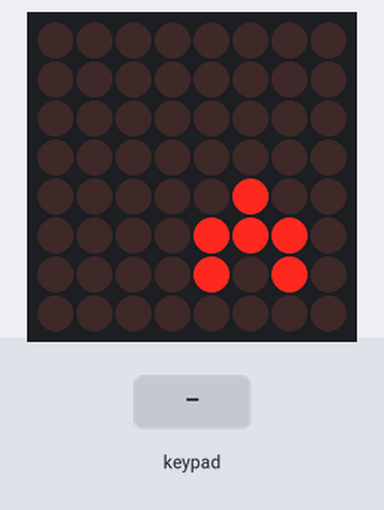
This sketch was run on a simulated Arduino Uno, built with avr-gcc and run on an emulated ATmega328P. On the bench: 8×8 LED matrix. The test bench sets the inputs (shaded band).

Above: at 1.2 s.
1.3 s: keypad keys 9 8 7 6 pressed 0.4 s apart
At 3.1 s:
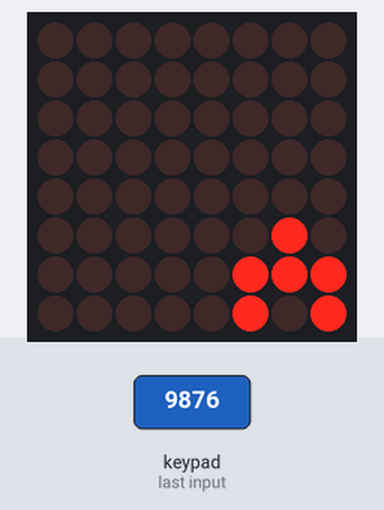
5.9 s: key '2' pressed
At 6.7 s:
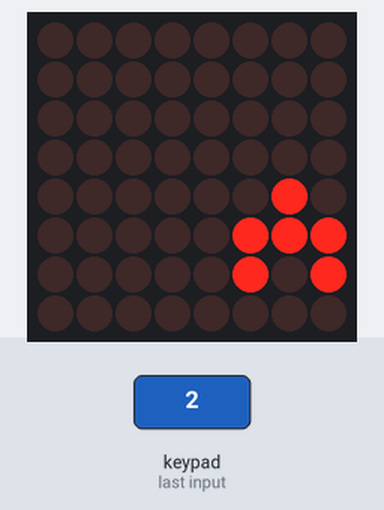
7.4 s: keypad keys 5 4 3 2 pressed 0.4 s apart
At 9.2 s:
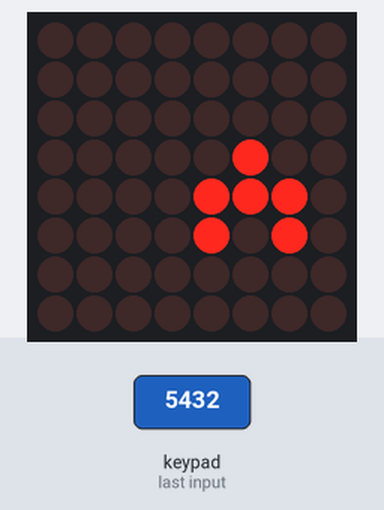
12.0 s: key '4' pressed
At 12.5 s:
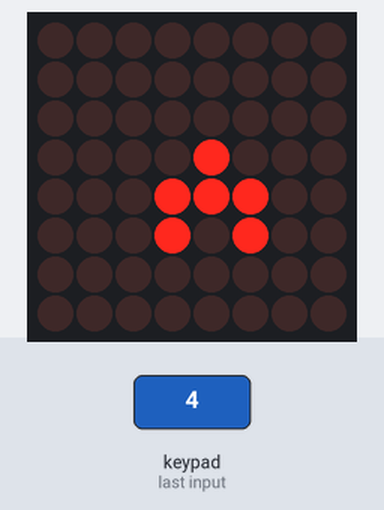
15.0 s: keypad keys 9 8 7 6 * pressed 0.4 s apart
At 16.0 s:
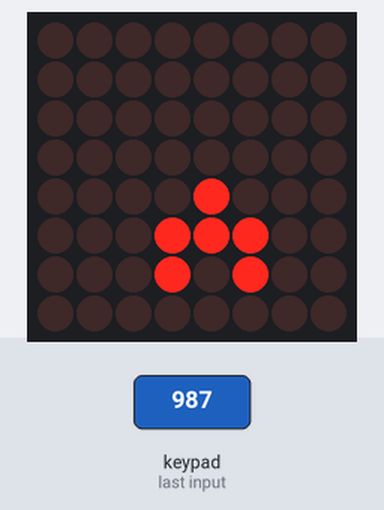
Timing chart, 0 to 18.0 s (numbered marks = the images above; inputs shaded):
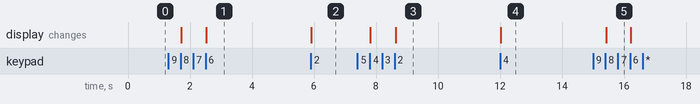

The sketch:

Ejercicio23_Matrix8x8Teclado4x4.ino
```cpp
#include <MaxMatrix.h>
#include <Keypad.h>

const byte FILAS = 4; //Filas
const byte COLUMNAS = 4; //Columnas

int data = 11;
int load = 12;
int clock = 13;
int maxInUse = 1; //Establece el numero de MAX7219 usas
MaxMatrix m(data, load, clock, maxInUse);
int posx=4;
int posy=4;
byte CAJA []  =  {
  3 ,  8 , B110 , B011 , B110 };

//Definir los simbolos en los botones del keypad(Teclado 4x4)
char hexaKeys[FILAS][COLUMNAS] = {
  {  '1','2','3','A'  },
  {  '4','5','6','B'  },
  {  '7','8','9','C'  },
  {  '*','0','#','D'  }
};
byte pinesFila[FILAS] = {
  9, 8, 7, 6 }; //connect to the row pinouts of the keypad
byte pinesColumna[COLUMNAS] = {
  5, 4, 3, 2 }; //connect to the column pinouts of the keypad

Keypad k = Keypad(makeKeymap(hexaKeys), pinesFila, pinesColumna, FILAS, COLUMNAS);

boolean flag=true;

void setup()
{
  m.init();
  m.setIntensity(12);
  Serial.begin(9600);
}

void loop()
{
  m.clear();
  char aux=k.getKey();

  switch(aux){
    case '2':
      posy--;
      detectar_limite();
      break;
    case '8':
      posy++;
      detectar_limite();
      break;
    case '4':
      posx--;
      detectar_limite();
      break;
    case '6':
      posx++;
      detectar_limite();
      break;
  }
  m.writeSprite(posx,posy,CAJA);
}

void detectar_limite(){
  if(posx>5){
    posx=5;
    return;
  }
  if(posx<0){
    posx=0;
    return;
  }
  if(posy>5){
    posy=5;
    return;
  }
  if(posy<0){
    posy=0;
    return;
  }
}

void mostrar_cambio(){
  Serial.print("pos x=");
  Serial.print(posx);
  Serial.print(":");
  Serial.print("pos y=");
  Serial.println(posy);
}
```

Measured:
- after the input at 1.3 s, the display: first changes after 0.41 s (image 1 shows a later state)
- after the input at 5.9 s, the display: changes at once (image 2)
- after the input at 7.4 s, the display: first changes after 0.41 s (image 3 shows a later state)
- after the input at 12.0 s, the display: changes at once (image 4)
- after the input at 15.0 s, the display: changes after 0.44 s (image 5)
